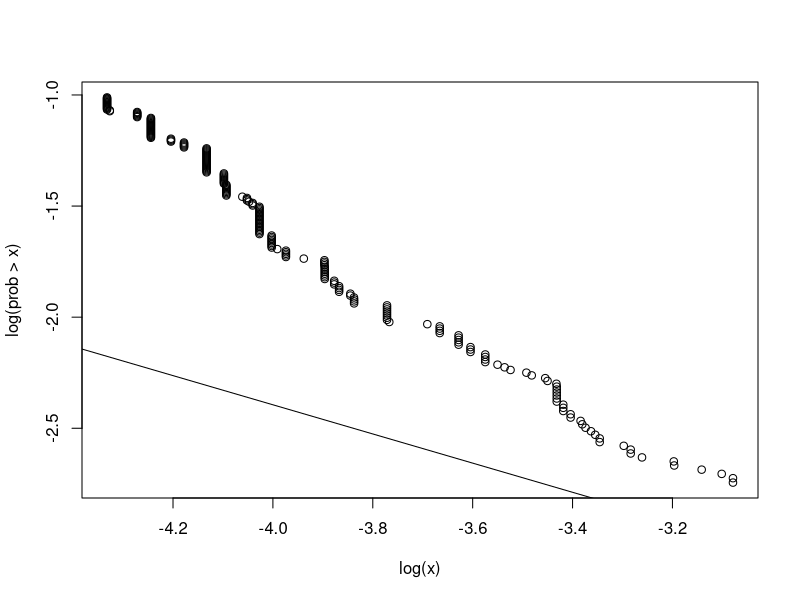
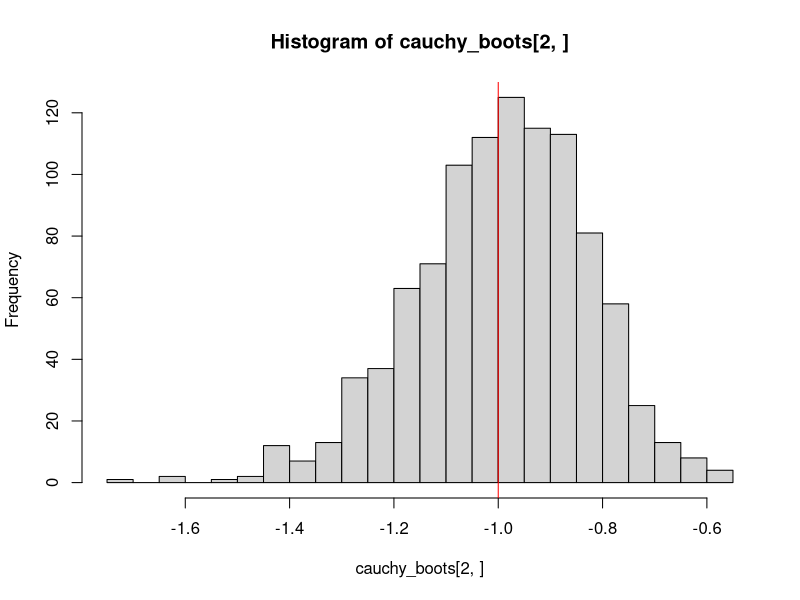
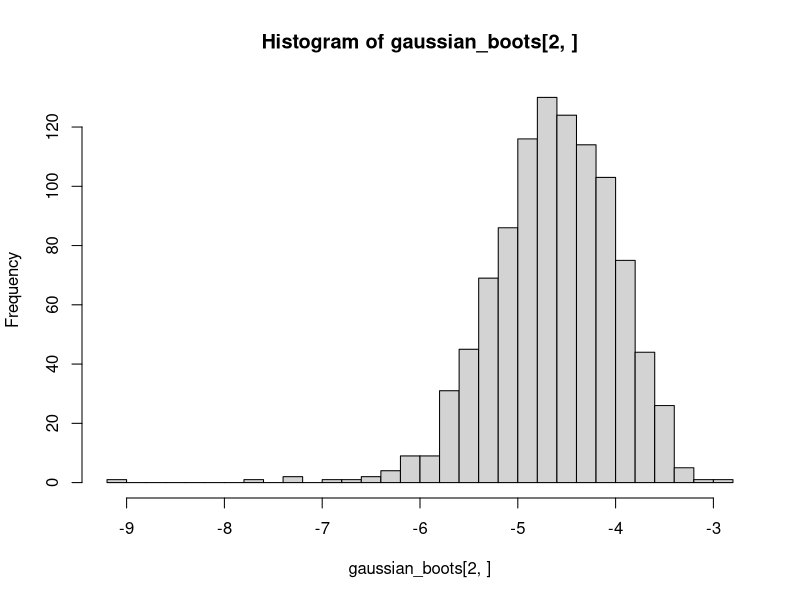
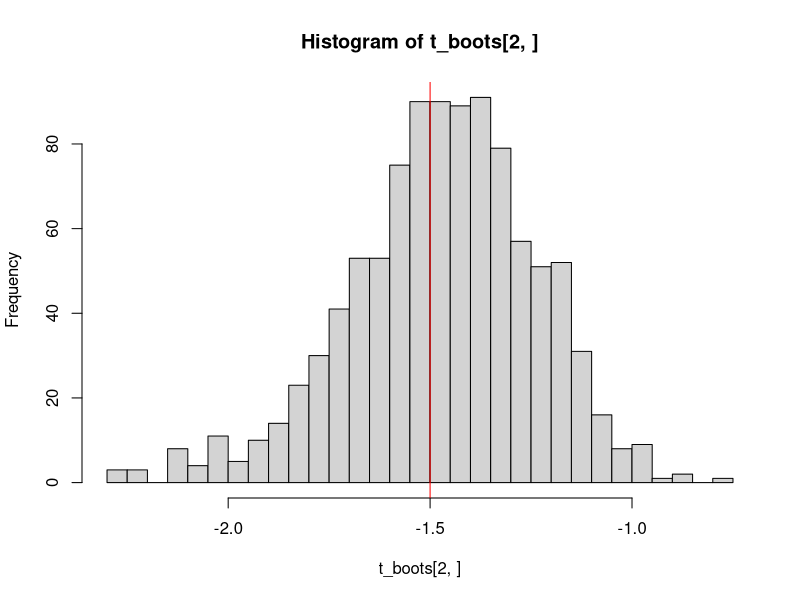
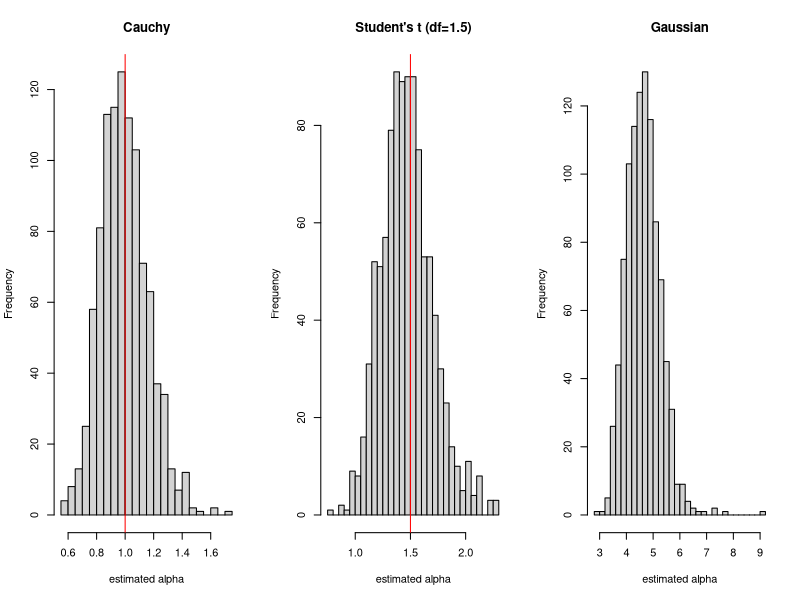

R code for these plots, in order:
## ---- chunk 1
n <- 1e3
gwas <- data.frame(minor_AF=runif(n),
                   beta=rcauchy(n)/100)

min_num <- 20
max_prop <- 0.1
## ---- chunk 2
estim_alpha <- function (gwas, num_breaks=1001) {
    # For a sequence of value xi,
    # fits the linear model
    #  log(pxi) ~ log(xi)
    # where
    #  pxi = prob( a randomly chosen locus has effect above xi )
    # to only the 'tail', defined as those xi such that there
    # are at least min_num loci with effect above xi
    # and at most a proportion max_prop of loci with effect above xi.
    xx <- c(seq(0, 2 * quantile(abs(gwas$beta), 0.99), length.out=num_breaks), Inf)
    disc_beta <- cut(abs(gwas$beta), xx)
    num_points <- table(disc_beta)
    dpx <- tapply(gwas$minor_AF, disc_beta, sum)
    dpx[is.na(dpx)] <- 0
    p_zero <- mean(gwas$minor_AF)
    tail_prob <- p_zero - cumsum(dpx) / nrow(gwas)
    tail_nums <- nrow(gwas) - cumsum(num_points)
    x <- xx[-1]
    xlm <- lm(log(tail_prob) ~ log(x),
              subset=(is.finite(log(tail_prob))
                      & tail_nums > min_num
                      & tail_nums < max_prop * nrow(gwas)))
    return(xlm)
}

xlm <- estim_alpha(gwas)
logx <- xlm$model[[1]]
logy <- xlm$model[[2]]
plot(logx, logy, ylab='log(prob > x)', xlab='log(x)')
abline(coef(xlm))

summary(xlm)
## ---- chunk 3
cauchy_boots <- replicate(1000, {
    gwas <- data.frame(minor_AF=runif(n),
                       beta=rcauchy(n)/100)
    xlm <- estim_alpha(gwas)
    return(coef(xlm)) })
hist(cauchy_boots[2,], breaks=30)
abline(v=-1, col='red')
## ---- chunk 4
gaussian_boots <- replicate(1000, {
    gwas <- data.frame(minor_AF=runif(n),
                       beta=rnorm(n)/100)
    xlm <- estim_alpha(gwas)
    return(coef(xlm)) })
hist(gaussian_boots[2,], breaks=30)
abline(v=-1, col='red')
## ---- chunk 5
t_boots <- replicate(1000, {
    gwas <- data.frame(minor_AF=runif(n),
                       beta=rt(n, df=1.5)/100)
    xlm <- estim_alpha(gwas)
    return(coef(xlm)) })
hist(t_boots[2,], breaks=30)
abline(v=-1.5, col='red')
## ---- chunk 6
pdf(file="power_demo.pdf", width=6, height=2.5, pointsize=10)
    layout(t(1:3))
    hist(-cauchy_boots[2,], breaks=30, xlab="estimated alpha", main='Cauchy')
    abline(v=1, col='red')
    hist(-t_boots[2,], breaks=30, xlab="estimated alpha", main="Student's t (df=1.5)")
    abline(v=1.5, col='red')
    hist(-gaussian_boots[2,], breaks=30, xlab="estimated alpha", main='Gaussian')
dev.off()
